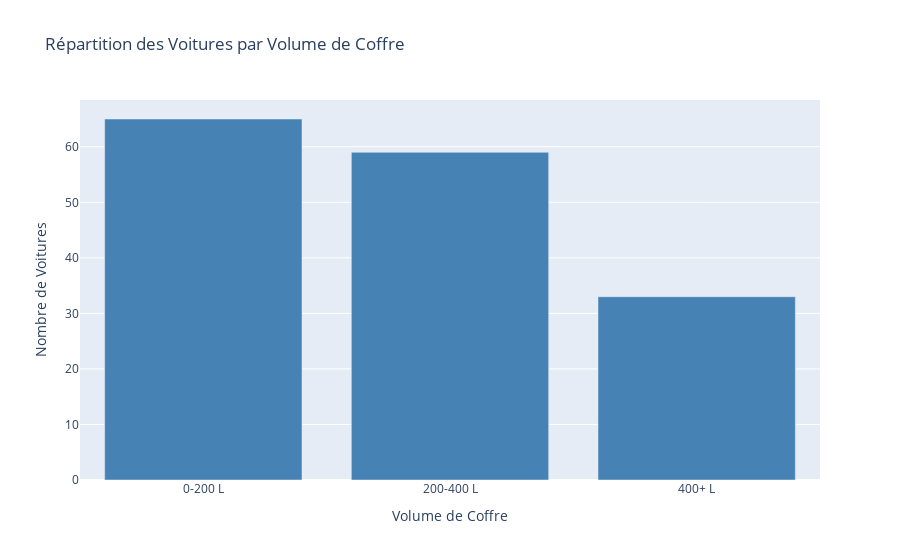

Write notebook code for a chart like this one.
### Code cell
# Nombre de voitures par volume de coffre

# Classer les voitures selon leur volume de coffre

def categoriser_coffre(volume):
   
    if volume < 200:
        return '0-200 L'
    
    elif volume < 400:
        return '200-400 L'
    
    else:
        return '400+ L'


df['Catégorie_Coffre'] = df['Volume Coffre (L)'].apply(categoriser_coffre)

# Compter les voitures par catégorie

coffre_counts = df['Catégorie_Coffre'].value_counts().reindex(['0-200 L', '200-400 L', '400+ L']).reset_index()

# Renommer les colonnes
coffre_counts.columns = ['Catégorie_Coffre', 'count']

# Créer le graphique
fig_coffre = px.bar(
    coffre_counts,
    x='Catégorie_Coffre',                                
    y='count',                                           
    title='Répartition des Voitures par Volume de Coffre',
    labels={'Catégorie_Coffre': 'Volume de Coffre', 'count': 'Nombre de Voitures'}
)


fig_coffre.update_traces(marker_color='steelblue')


fig_coffre.update_layout(showlegend=False)


fig_coffre.show()

### Figure 1 — Plotly figure (JSON) as saved in the notebook; plotly's stock layout.template omitted (floating-point values rounded to 4 significant figures)
{"data": [{"hovertemplate": "Volume de Coffre=%{x}<br>Nombre de Voitures=%{y}<extra></extra>", "legendgroup": "", "marker": {"color": "steelblue", "pattern": {"shape": ""}}, "name": "", "orientation": "v", "showlegend": false, "textposition": "auto", "type": "bar", "x": ["0-200 L", "200-400 L", "400+ L"], "xaxis": "x", "y": [65, 59, 33], "yaxis": "y"}], "layout": {"barmode": "relative", "legend": {"tracegroupgap": 0}, "showlegend": false, "title": {"text": "Répartition des Voitures par Volume de Coffre"}, "xaxis": {"anchor": "y", "domain": [0, 1], "title": {"text": "Volume de Coffre"}}, "yaxis": {"anchor": "x", "domain": [0, 1], "title": {"text": "Nombre de Voitures"}}}}
